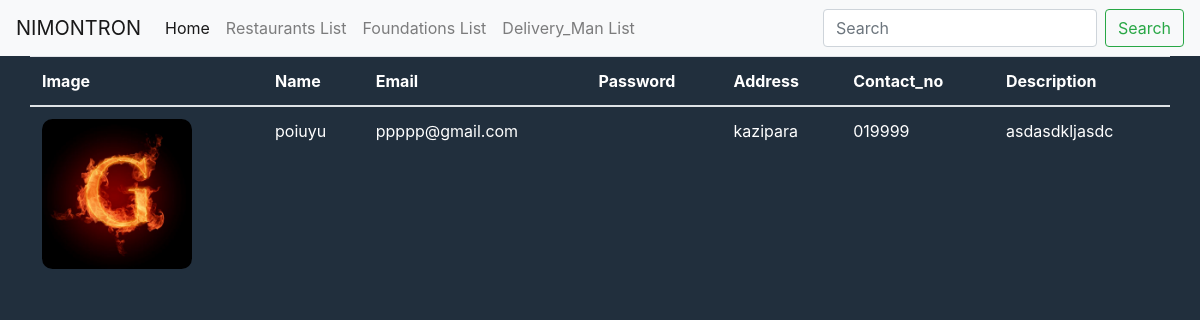
Screenshot of /view_specific_restaurant/5 with the database file from the repository.
### customers/models.py (models this page shows, shortened)
class Restaurant(models.Model):
    user = models.ForeignKey(User, on_delete=models.CASCADE)
    contact_no = models.CharField(max_length=15, null=True)
    description = models.TextField(max_length=255, blank=True)
    address = models.CharField(max_length=100)
    name = models.CharField(max_length=100, null=True)
    image = models.FileField(null=True)
    ratting = models.IntegerField(blank=True, null=True)
    type = models.CharField(max_length=15, null=True)
    facebook_page = models.CharField(max_length=50, null=True)
    status = models.CharField(max_length=20, null=True)

### customers/views.py (the view)
# urls.py: path('view_specific_restaurant/<int:id>', views.view_specific_restaurant, name='view_specific_restaurant'),
def view_specific_restaurant(request, id):
    restaurant = Restaurant.objects.filter(id=id)
    temp['restaurant'] = restaurant
    return render(request, 'admin/view_specific_restaurant.html', temp)

### customers/templates/admin/view_specific_restaurant.html
<!DOCTYPE html>
<html>
<body style="background-color:#212F3D;">
{% include 'admin/admin_navbar.html' %}
<table class="table table-hover container" style="color:white;">
    <thead>
        <tr>
           <th> Image </th>
           <th> Name </th>
           <th> Email </th>
           <th> Password </th>
           <th> Address</th>
           <th> Contact_no </th>
           <th> Description </th>
        </tr>
    </thead>
    <tbody>
    {% for i in restaurant %}
 <tr>
    <td><img src = "{{i.image.url }}" style = "width:150px ; height : 150px; border-radius: 7%"></td>
    <td>{{i.user.first_name}}{{i.user.last_name}}</td>
    <td>{{i.user.username }}</td>
    <td>{{i.password }}</td>
    <td>{{i.address }}</td>
    <td>{{i.contact_no }}</td>
    <td>{{i.description }}</td>
{%endfor%}
</tr>
</table>
</body>
</html>

### rows the page displays
Restaurant: image (picture), user.first_name "poiuyu", user.username "ppppp@gmail.com", address "kazipara", contact_no "019999", description "asdasdkljasdc"
